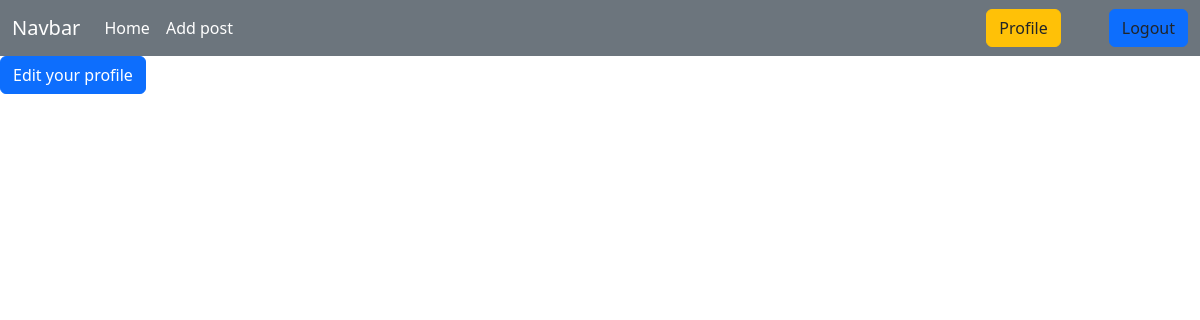
Page /author/profile/ (signed in) on the earlier database version.
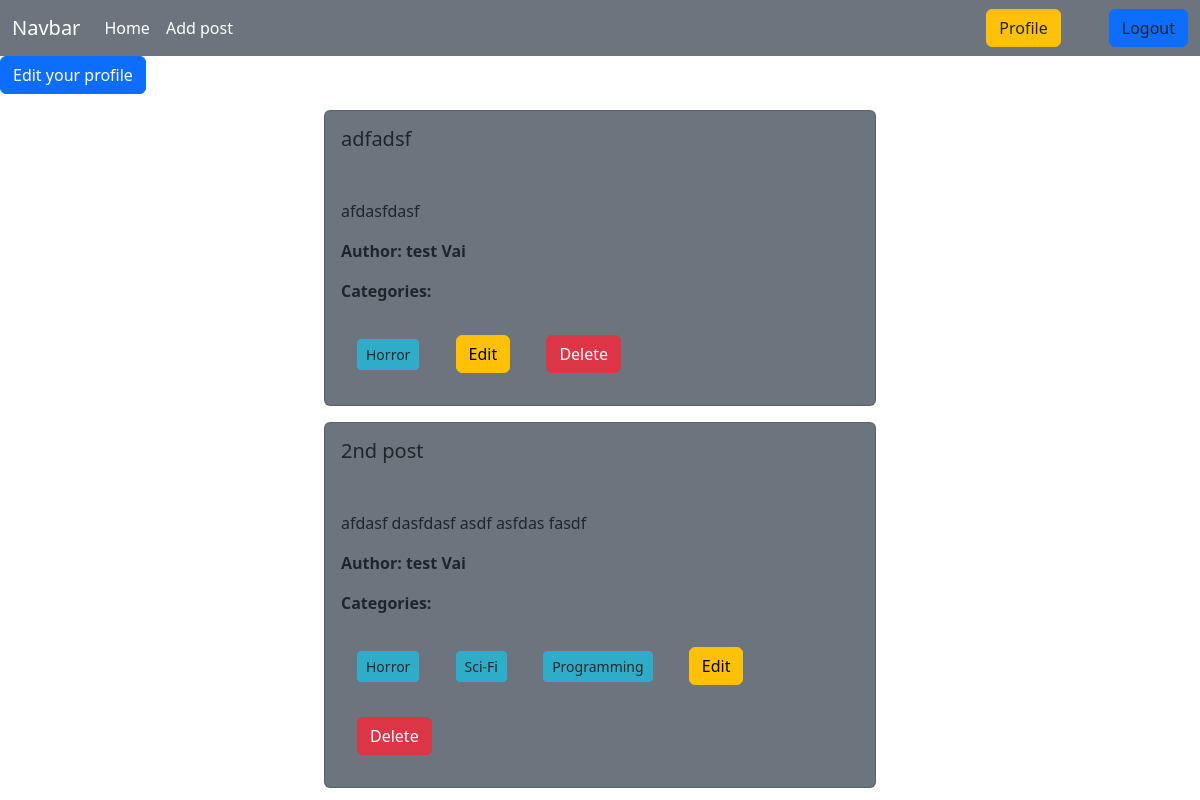
Same page on the later database version.
### posts/models.py (models this page shows, shortened)
class Post(models.Model):
    title = models.CharField(max_length=50)
    content = models.TextField()
    category = models.ManyToManyField(Category) #One post can be under many categories and one category can be under many posts.
    author = models.ForeignKey(User, on_delete=models.CASCADE)

### categories/models.py (models this page shows)
class Category(models.Model):
    name = models.CharField(max_length=50)
    slug = models.SlugField(max_length=100, unique=True, blank=True, null=True)
    def __str__(self) -> str:
        return self.name

### author/views.py (the view)
# urls.py: path('profile/', views.profile, name='profile'),
@login_required
def profile(request):
    data = Post.objects.filter(author = request.user)
    return render(request, 'author/profile.html', {'data' : data})

### author/templates/author/profile.html
{% extends "base.html" %}
{% load crispy_forms_tags %}
{% block content %}
     <div>
        <a class="btn btn-primary" href="{% url 'profile_update' %}"> Edit your profile </a>
     </div>
    {% for posts in data %}
        <div class="d-flex flex-wrap justify-content-center px-5 my-3">
            <div class="col-sm-6 mb-3 mb-sm-0">
                <div class="card bg-secondary">
                    <div class="card-body">
                    <h5 class="card-title mb-5">{{posts.title}}</h5>
                    <p class="card-text"> {{posts.content}} </p>
                    <p><strong> Author: {{posts.author.first_name}} {{posts.author.last_name}}</strong></p>
                    <p><strong> Categories: </strong></p>
                        {% for categs in posts.category.all %}
                        <button class="btn btn-info btn-sm disabled m-3">{{ categs }}</button>
                        {% endfor %}
                        <a href="{% url 'edit_post' posts.id %}" class="btn btn-warning m-3">Edit</a>
                        <a href="{% url 'delete_post' posts.id %}" class="btn btn-danger m-3">Delete</a>
                    </div>
                </div>
            </div>
        </div>
    {% endfor %}
{% endblock %}

Differences in the rows shown:
added Post: title "adfadsf", content "afdasfdasf", author.first_name "test", author.last_name "Vai"
added Category: name "Horror"
added Post: title "2nd post", content "afdasf dasfdasf asdf asfdas fasdf", author.first_name "test", author.last_name "Vai"
added Category: name "Sci-Fi", shown under "2nd post"
added Category: name "Programming", shown under "2nd post"
